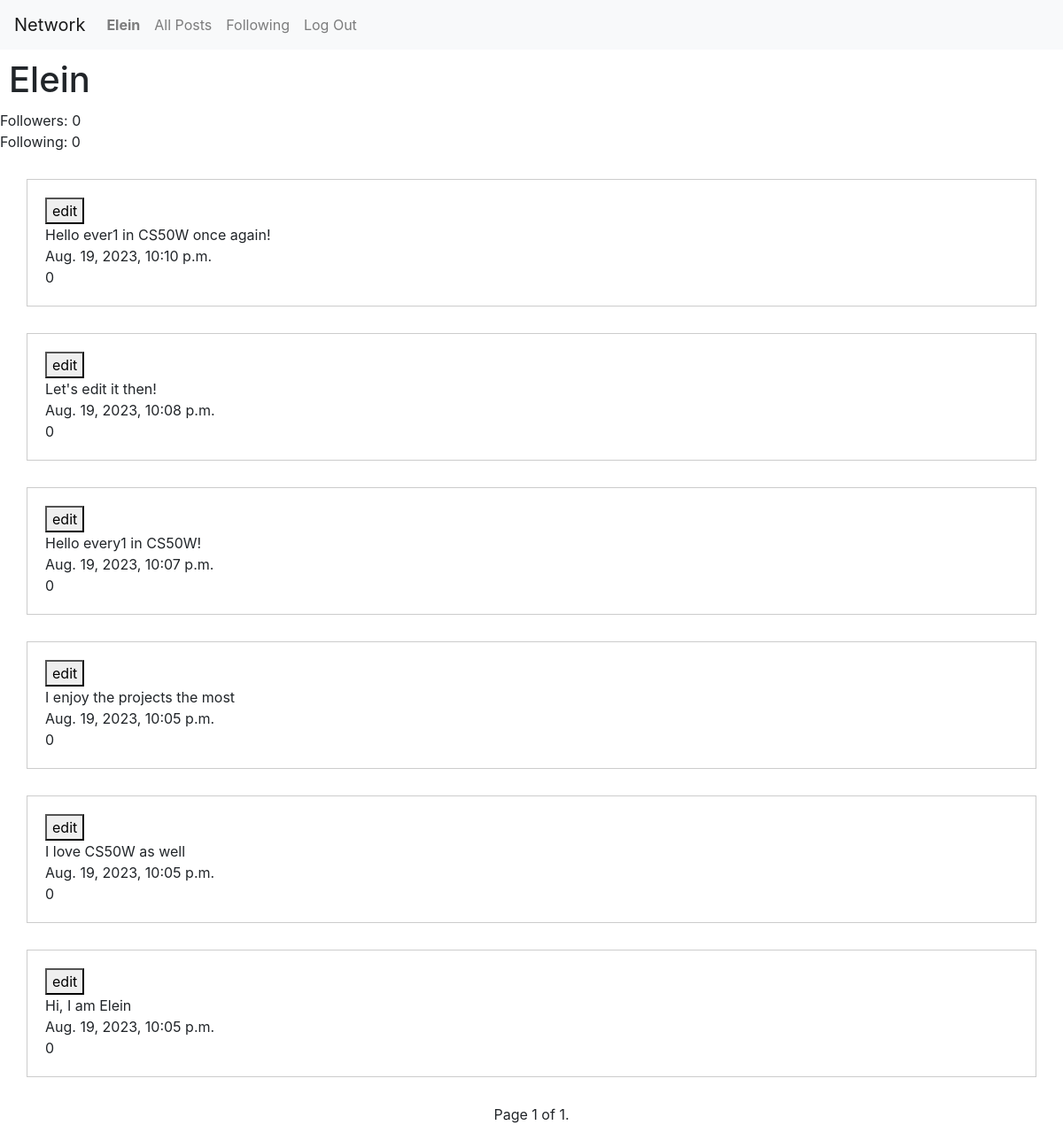
The page /Elein (signed in) on the database its author committed.
### network/models.py (models this page shows)
class User(AbstractUser):
    id = models.AutoField(primary_key=True)
    followers = models.ManyToManyField("self", symmetrical=False, related_name="following", blank=True)

class Post(models.Model):
    id = models.AutoField(primary_key=True)
    user = models.ForeignKey(User, on_delete=models.CASCADE, related_name="user_post")
    text = models.CharField(max_length=1000)
    date = models.DateTimeField(auto_now_add=True)
    like = models.IntegerField(default=0)

### network/views.py (the view)
# urls.py: path("<str:username>", views.user, name="user"),
def user(request, username):
    user = get_object_or_404(User, username=username)
    user_id = user.id
    n_followers = user.followers.count()
    n_following = user.following.count()
    posts = Post.objects.filter(user_id=user_id).order_by('-date')
    paginator = Paginator(posts, 10)  # Set the number of posts per page
    page_number = request.GET.get('page')
    page_obj = paginator.get_page(page_number)
    current_user = request.user
    if user in current_user.following.all():
        follow = "Unfollow"
    else:
        follow = "Follow"
    context = {
        "n_followers": n_followers,
        "n_following": n_following,
        "username": user,
        "user_id": user_id,
        "follow": follow,
        "page_obj": page_obj  # Use the paginated page object
    }
    return render(request, 'network/user.html', context)

### network/templates/network/user.html (shortened to what this page needs)
{% extends "network/layout.html" %}
{% block body %}
{% if user.is_authenticated %}
<body>
<h1>{{ username }}</h1>
<div>
    Followers: {{ n_followers }}
</div>
<div>
    Following: {{ n_following }}
</div>
{% for post in page_obj %}
<div class="form-container">
    {% if user == username %}
    <button id="editButton" data-post-id="{{ post.id }}">
        edit
    </button>
    {% endif %}
    <div class="text"> {{ post.text }} </div>
    <div class="date"> {{ post.date }} </div>
    <div class="like"> {{ post.like }} </div>
</div>
{% endfor %}
{% endif %}
<div class="pagination">
    <span class="step-links">
        <span class="current">
            Page {{ page_obj.number }} of {{ page_obj.paginator.num_pages }}.
        </span>
    </span>
</div>
</body>
{% endblock %}

### network/templates/network/layout.html (shortened to what this page needs)
{% load static %}
<!DOCTYPE html>
<html lang="en">
    <head>
        <link rel="stylesheet" href="https://stackpath.bootstrapcdn.com/bootstrap/4.4.1/css/bootstrap.min.css">
        <link href="{% static 'network/styles.css' %}" rel="stylesheet">
    </head>
    <body>
        <nav class="navbar navbar-expand-lg navbar-light bg-light">
            <a class="navbar-brand" href="#">Network</a>
            <div>
              <ul class="navbar-nav mr-auto">
                {% if user.is_authenticated %}
                    <li class="nav-item">
                        <a class="nav-link" href="{% url 'user' user.username %}"><strong>{{ user.username }}</strong></a>
                    </li>
                {% endif %}
                <li class="nav-item">
                  <a class="nav-link" href="{% url 'index' %}">All Posts</a>
                </li>
                {% if user.is_authenticated %}
                    <li class="nav-item">
                        <a class="nav-link" href="{% url 'following' %}">Following</a>
                    </li>
                    <li class="nav-item">
                        <a class="nav-link" href="{% url 'logout' %}">Log Out</a>
                    </li>
                {% endif %}
              </ul>
            </div>
          </nav>
        <div class="body">
            {% block body %}
            {% endblock %}
        </div>
    </body>
</html>

### network/static/network/styles.css (style rules this page uses)
h1 { margin: 10px; }
.form-container { padding: 20px; margin: 30px; border: 1px solid #ccc; }
.pagination { display: flex; justify-content: center; }

### rows shown on the page
User: username "Elein"
Post: text "Hello ever1 in CS50W once again!", date "Aug. 19, 2023, 10:10 p.m.", like "0"
Post: text "Let's edit it then!", date "Aug. 19, 2023, 10:08 p.m.", like "0"
Post: text "Hello every1 in CS50W!", date "Aug. 19, 2023, 10:07 p.m.", like "0"
Post: text "I enjoy the projects the most", date "Aug. 19, 2023, 10:05 p.m.", like "0"
Post: text "I love CS50W as well", date "Aug. 19, 2023, 10:05 p.m.", like "0"
Post: text "Hi, I am Elein", date "Aug. 19, 2023, 10:05 p.m.", like "0"

### other values the page prints
{{ n_followers }} "0"
{{ n_following }} "0"
{{ page_obj.number }} "1"
{{ page_obj.paginator.num_pages }} "1"
